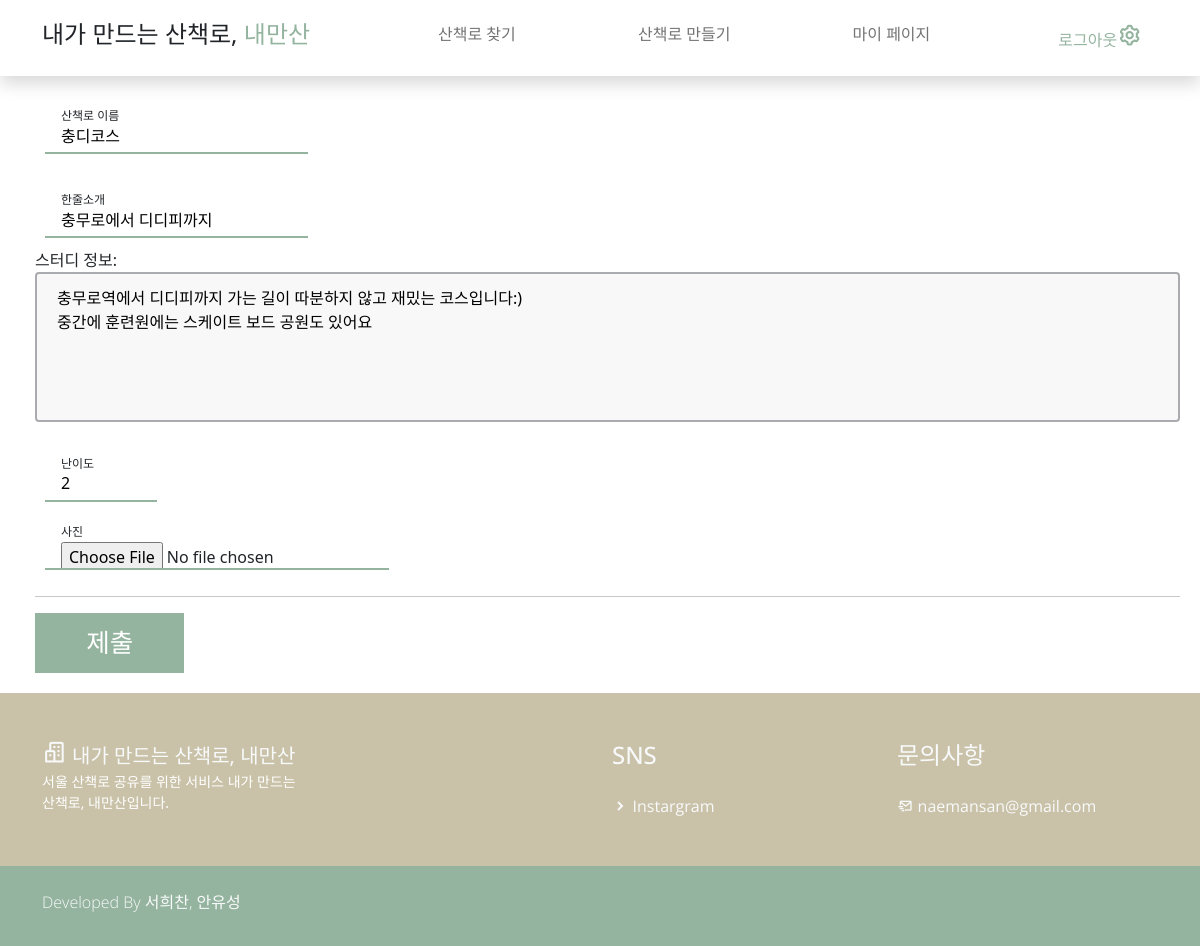
Page /study/edit/2 (signed in) on the committed database.
### study/models.py (models this page shows, shortened)
class study(models.Model):
    writer = models.ForeignKey(
        User, on_delete=models.CASCADE)  # 작성자, User 모델 사용
    name = models.CharField(max_length=50)  # 스터디명
    intro = models.CharField(max_length=100)  # 스터디 한줄 소개
    body = models.TextField()  # 스터디 정보
    phnum = models.CharField(max_length=13)  # 대표자 연락처
    difficulty = models.IntegerField(default=0)
    image = models.FileField(
        upload_to="image/", null=True
    )  # 스터디 관련 이미지(있으면 글 썸네일, 없으면 메인 로고가 글 썸네일)
    like_user_set = models.ManyToManyField(User, blank=True, related_name='likes_user_set',through='Like')

### study/views.py (the view)
# urls.py: path("edit/<int:id>", edit, name="edit"),  # 기존 스터디 수정 페이지
def edit(request, id):
    edit_study = study.objects.get(id=id)
    if request.user == edit_study.writer:
        is_author = True
    else:
        is_author = False
    return render(
        request, "study/edit.html", {"post": edit_study,
                                     "is_author": is_author}
    )

### study/templates/study/edit.html (shortened to what this page needs)
{% extends 'base.html' %}
{% load static %}
{% block content %}
<section style="margin: 20px; margin-left: 35px;">
{%if is_author%}
	<form action="{% url 'study:update' post.id %}" method="post" enctype="multipart/form-data">
        <label class="field field_v1" style="margin: 10px;">
            <input class="field__input" value="{{post.name}}" placeholder="Study Name" type="text" name="name" required>
            <span class="field__label-wrap">
              <span class="field__label">산책로 이름</span>
            </span>
          </label>
        <label class="field field_v1" style="margin: 10px;">
            <input class="field__input" placeholder="Introduce" type="text" value="{{post.intro}}" name="intro" required>
            <span class="field__label-wrap">
              <span class="field__label">한줄소개</span>
            </span>
          </label>
        <p>스터디 정보: <textarea style="width: 100%;" type="text" name="body" cols="20" rows="20">{{post.body}}</textarea></p>
        <label class="field field_v1" style="margin: 10px;">
            <input class="field__input" placeholder="" value="{{post.difficulty}}" type="number" name="difficulty" min="1" max = "10" required >
            <span class="field__label-wrap">
              <span class="field__label">난이도</span>
            </span>
          </label>
          <label class="field field_v1" style="margin: 10px;">
            <input class="field__input" placeholder="Phone Number"  type="file" name="image">
            <span class="field__label-wrap">
              <span class="field__label">사진</span>
            </span>
          </label>
          <hr/>
        <button type="submit">제출</button>
	</form>
{%endif%}
</section>
{% endblock %}

### naemansan/static/css/templatemo.css (style rules this page uses)
html { font-family: 'Open Sans', sans-serif; }
p, a { font-weight: 400; }

### study/templates/study/edit.html (style rules this page uses)
.field__input { --uiFieldPlaceholderColor: var(--fieldPlaceholderColor, #767676); background-color: transparent; border-radius: 0; border: none; -webkit-appearance: none; -moz-appearance: none; font-family: inherit; font-size: inherit; }
.field { --uiFieldBorderWidth: var(--fieldBorderWidth, 2px); --uiFieldPaddingRight: var(--fieldPaddingRight, 1rem); --uiFieldPaddingLeft: var(--fieldPaddingLeft, 1rem); --uiFieldBorderColorActive: var(--fieldBorderColorActive, rgba(22, 22, 22, 1)); display: var(--fieldDisplay, inline-flex); position: relative; font-size: var(--fieldFontSize, 1rem); }
.field__input { box-sizing: border-box; width: var(--fieldWidth, 100%); height: var(--fieldHeight, 3rem); padding: var(--fieldPaddingTop, 1.25rem) var(--uiFieldPaddingRight) var(--fieldPaddingBottom, .5rem) var(--uiFieldPaddingLeft); border-bottom: var(--uiFieldBorderWidth) solid var(--fieldBorderColor, rgba(0, 0, 0, .25)); }
.field__label-wrap { box-sizing: border-box; pointer-events: none; cursor: text; position: absolute; top: 0; right: 0; bottom: 0; left: 0; }
.field__label-wrap::after { content: ""; box-sizing: border-box; width: 100%; height: 0; opacity: 0; position: absolute; bottom: 0; left: 0; }
.field__label { position: absolute; left: var(--uiFieldPaddingLeft); top: calc(50% - .5em); line-height: 1; font-size: var(--fieldHintFontSize, inherit); transition: top .2s cubic-bezier(0.9, -0.15, 0.1, 1.15), opacity .2s ease-out, font-size .2s ease-out; will-change: bottom, opacity, font-size; }
.field__input:focus ~ .field__label-wrap .field__label, .field__input:not(:placeholder-shown) ~ .field__label-wrap .field__label { --fieldHintFontSize: var(--fieldHintFontSizeFocused, .75rem); top: var(--fieldHintTopHover, .25rem); }
.field_v1 .field__label-wrap::after { border-bottom: var(--uiFieldBorderWidth) solid var(--uiFieldBorderColorActive); transition: opacity .2s ease-out; will-change: opacity; }
.field { --fieldBorderColor: #94B49F; --fieldBorderColorActive: #b2d3bd; }
button { background:#94B49F; color:#fff; border:none; position:relative; height:60px; font-size:1.6em; padding:0 2em; cursor:pointer; transition:800ms ease all; outline:none; }
button:before,button:after { content:''; position:absolute; top:0; right:0; height:2px; width:0; background: #94B49F; transition:400ms ease all; }
button:after { right:inherit; top:inherit; left:0; bottom:0; }
textarea { width: 100%; height: 150px; padding: 12px 20px; box-sizing: border-box; border: 2px solid #aaabaf; border-radius: 4px; background-color: #f8f8f8; resize: none; }

### rows in the picture
study: name "충디코스", intro "충무로에서 디디피까지", body "충무로역에서 디디피까지 가는 길이 따분하지 않고 재밌는 코스입니다:) 중간에 훈련원에는 스케이트 보드 공원도 있어요", difficulty "2"
